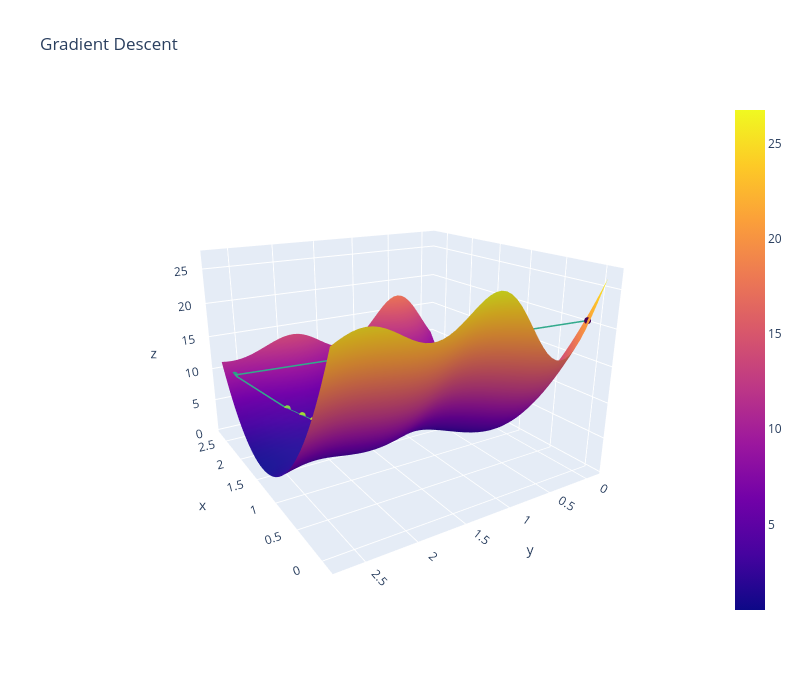

The notebook cell saved with this chart:
### Code cell
# Run me to see another 3D plot (gradient descent with decaying alpha)
plot_3d(thetas_decay[:, 0], thetas_decay[:, 1], loss_decay, average_squared_loss, sin_model, x, y)

### Figure 1 — Plotly figure (JSON) as saved in the notebook; plotly's stock layout.template omitted (floating-point values rounded to 4 significant figures; data arrays with more than 128 entries replaced by an {"elided": "..."} marker saying what was removed)
{"data": [{"line": {"color": "rgb(50,170, 140)", "width": 3}, "marker": {"color": [-20.86, -9.285, -4.688, -3.816, -3.19, -2.702, -2.319, -2.022, -1.797, -1.627, -1.5, -1.405, -1.333, -1.279, -1.238, -1.206, -1.181, -1.161, -1.146, -1.134, -1.124], "colorscale": [[0, "#440154"], [0.1111, "#482878"], [0.2222, "#3e4989"], [0.3333, "#31688e"], [0.4444, "#26828e"], [0.5556, "#1f9e89"], [0.6667, "#35b779"], [0.7778, "#6ece58"], [0.8889, "#b5de2b"], [1, "#fde725"]], "size": 4}, "type": "scatter3d", "x": [0, 2.601, 2.174, 2.052, 1.964, 1.894, 1.836, 1.79, 1.752, 1.72, 1.694, 1.673, 1.655, 1.641, 1.628, 1.618, 1.609, 1.601, 1.594, 1.588, 1.583], "y": [0, 2.601, 2.174, 2.052, 1.964, 1.894, 1.836, 1.79, 1.752, 1.72, 1.694, 1.673, 1.655, 1.641, 1.628, 1.618, 1.609, 1.601, 1.594, 1.588, 1.583], "z": [20.86, 9.285, 4.688, 3.816, 3.19, 2.702, 2.319, 2.022, 1.797, 1.627, 1.5, 1.405, 1.333, 1.279, 1.238, 1.206, 1.181, 1.161, 1.146, 1.134, 1.124]}, {"type": "surface", "x": [-0.1, -0.04284, 0.01433, 0.07149, 0.1287, 0.1858, 0.243, 0.3002, 0.3573, 0.4145, 0.4716, 0.5288, 0.586, 0.6431, 0.7003, 0.7575, 0.8146, 0.8718, 0.929, 0.9861, 1.043, 1.1, 1.158, 1.215, 1.272, 1.329, 1.386, 1.443, 1.501, 1.558, 1.615, 1.672, 1.729, 1.786, 1.844, 1.901, 1.958, 2.015, 2.072, 2.129, 2.187, 2.244, 2.301, 2.358, 2.415, 2.472, 2.53, 2.587, 2.644, 2.701], "y": [-0.1, -0.04284, 0.01433, 0.07149, 0.1287, 0.1858, 0.243, 0.3002, 0.3573, 0.4145, 0.4716, 0.5288, 0.586, 0.6431, 0.7003, 0.7575, 0.8146, 0.8718, 0.929, 0.9861, 1.043, 1.1, 1.158, 1.215, 1.272, 1.329, 1.386, 1.443, 1.501, 1.558, 1.615, 1.672, 1.729, 1.786, 1.844, 1.901, 1.958, 2.015, 2.072, 2.129, 2.187, 2.244, 2.301, 2.358, 2.415, 2.472, 2.53, 2.587, 2.644, 2.701], "z": {"elided": "50x50 float values"}}], "layout": {"autosize": true, "height": 700, "scene": {"aspectmode": "manual", "aspectratio": {"x": 1, "y": 1, "z": 0.7}, "camera": {"eye": {"x": -1.743, "y": 1.071, "z": 0.71}, "up": {"x": 0, "y": 0, "z": 1}}, "xaxis": {"gridcolor": "rgb(255, 255, 255)", "showbackground": true, "type": "linear", "zerolinecolor": "rgb(255, 255, 255)"}, "yaxis": {"gridcolor": "rgb(255, 255, 255)", "showbackground": true, "type": "linear", "zerolinecolor": "rgb(255, 255, 255)"}, "zaxis": {"gridcolor": "rgb(255, 255, 255)", "showbackground": true, "type": "linear", "zerolinecolor": "rgb(255, 255, 255)"}}, "title": {"text": "Gradient Descent"}, "width": 800}}
